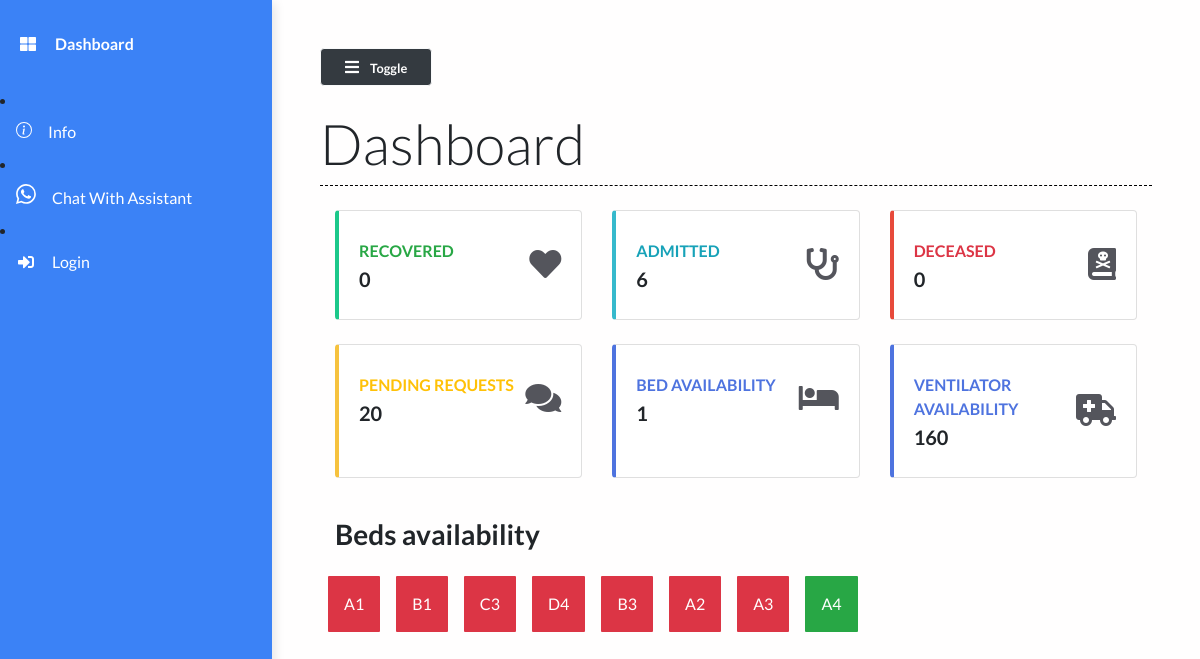
The page / on the database its author committed.
### main/models.py (models this page shows)
class Bed(models.Model):
    bed_number = models.CharField(max_length=50)
    occupied = models.BooleanField()
    def __str__(self):
        return self.bed_number

### main/views.py (the view)
# urls.py: path("", views.dashboard, name="dashboard"),
def dashboard(request):
    patients = Patient.objects.all()
    patient_count = patients.count()
    patients_recovered = Patient.objects.filter(status="Recovered")
    patients_deceased = Patient.objects.filter(status="Deceased")
    deceased_count = patients_deceased.count()
    recovered_count = patients_recovered.count()
    beds = Bed.objects.all()
    beds_available = Bed.objects.filter(occupied=False).count()
    context = {
        'patient_count': patient_count,
        'recovered_count': recovered_count,
        'beds_available': beds_available,
        'deceased_count':deceased_count,
        'beds':beds
    }
    print(patient_count)
    return render(request, 'main/dashboard.html', context)

### main/templates/main/dashboard.html (shortened to what this page needs)
{% extends 'main/base.html' %}
{% load static %}
{% block contentTitle %}
    Dashboard
{% endblock contentTitle %}
{% block content %}
    <div class="container-fluid">
        <div class="row">
            <div class="col-xl-4 col-md-6 col-sm-12 mb-4">
                <div class="card border-left-success shadow h-100 py-2">
                    <div class="card-body">
                        <div class="row no-gutters align-items-center">
                            <div class="col mr-2">
                                <div class="text-xs font-weight-bold text-success text-uppercase mb-1">
                                    Recovered</div>
                                <div class="h5 mb-0 font-weight-bold text-gray-800">{{ recovered_count }}</div>
                            </div>
                            <div class="col-auto">
                                <i class="fas fa-heart fa-2x text-gray-300"></i>
                            </div>
                        </div>
                    </div>
                </div>
            </div>
            <div class="col-xl-4 col-md-6 col-sm-12 mb-4">
                <div class="card border-left-info shadow h-100 py-2">
                    <div class="card-body">
                        <div class="row no-gutters align-items-center">
                            <div class="col mr-2">
                                <div class="text-xs font-weight-bold text-info text-uppercase mb-1">
                                    Admitted</div>
                                <div class="h5 mb-0 font-weight-bold text-gray-800">{{ patient_count }}</div>
                            </div>
                            <div class="col-auto">
                                <i class="fas fa-stethoscope fa-2x text-gray-300"></i>
                            </div>
                        </div>
                    </div>
                </div>
            </div>
            <div class="col-xl-4 col-md-6 col-sm-12 mb-4">
                <div class="card border-left-danger shadow h-100 py-2">
                    <div class="card-body">
                        <div class="row no-gutters align-items-center">
                            <div class="col mr-2">
                                <div class="text-xs font-weight-bold text-danger text-uppercase mb-1">Deceased
                                </div>
                                <div class="row no-gutters align-items-center">
                                    <div class="col-auto">
                                        <div class="h5 mb-0 mr-3 font-weight-bold text-gray-800">{{deceased_count}}</div>
                                    </div>
                                </div>
                            </div>
                            <div class="col-auto">
                                <i class="fas fa-book-dead fa-2x text-gray-300"></i>
                            </div>
                        </div>
                    </div>
                </div>
            </div>
            <div class="col-xl-4 col-md-6 col-sm-12 mb-4">
                <div class="card border-left-warning shadow h-100 py-2">
                    <div class="card-body">
                        <div class="row no-gutters align-items-center">
                            <div class="col mr-2">
                                <div class="text-xs font-weight-bold text-warning text-uppercase mb-1">
                                    Pending Requests</div>
                                <div class="h5 mb-0 font-weight-bold text-gray-800">20</div>
                            </div>
                            <div class="col-auto">
                                <i class="fas fa-comments fa-2x text-gray-300"></i>
                            </div>
                        </div>
                    </div>
                </div>
            </div>
            <div class="col-xl-4 col-md-6 col-sm-12 mb-4">
                <div class="card border-left-primary shadow h-100 py-2">
                    <div class="card-body">
                        <div class="row no-gutters align-items-center">
                            <div class="col mr-2">
                                <div class="text-xs font-weight-bold text-blue text-uppercase mb-1">
                                    Bed availability</div>
                                <div class="h5 mb-0 font-weight-bold text-gray-800">{{beds_available}}</div>
                            </div>
                            <div class="col-auto">
                                <i class="fas fa-bed fa-2x text-gray-300"></i>
                            </div>
                        </div>
                    </div>
                </div>
            </div>
            <div class="col-xl-4 col-md-6 col-sm-12 mb-4">
                <div class="card border-left-primary shadow h-100 py-2">
                    <div class="card-body">
                        <div class="row no-gutters align-items-center">
                            <div class="col mr-2">
                                <div class="text-xs font-weight-bold text-blue text-uppercase mb-1">
                                    ventilator availability</div>
                                <div class="h5 mb-0 font-weight-bold text-gray-800">160</div>
                            </div>
                            <div class="col-auto">
                                <i class="fas fa-ambulance fa-2x text-gray-300"></i>
                            </div>
                        </div>
                    </div>
                </div>
            </div>
        </div>
        <div><h3 class="font-weight-bold my-3">Beds availability</h3></div>
        <div class="row">
            {% for bed in beds %}
                <div class="
                {% if bed.occupied == True %}
                bg-danger
                {% elif bed.occupied == False %}
                bg-success
                {% endif %}
                grid-box my-2 mx-2 py-3 px-3 text-white">{{ bed }}</div>
            {% endfor %}
        </div>
    </div>
{% endblock content %}

### static/styles/base.css (style rules this page uses)
body { background: #fffefe; min-height: 100vh; overflow-x: hidden; font-family:Lato,'Helvetica Neue',Helvetica,Arial,sans-serif; }
.border-left-info { border-left: 0.25rem solid #36b9cc !important; }
.border-left-warning { border-left: 0.25rem solid #f6c23e !important; }
.border-left-success { border-left: 0.25rem solid #1cc88a !important; }
.border-left-danger { border-left: 0.25rem solid #e74a3b !important; }
.text-gray-300 { color: #54555c !important; }
.border-left-primary { border-left: 0.25rem solid #4e73df !important; }
.text-blue { color: #4e73df !important; }
.grid-box { border-radius: 1px; }

### rows shown on the page
Bed: bed_number "A1"
Bed: bed_number "B1"
Bed: bed_number "C3"
Bed: bed_number "D4"
Bed: bed_number "B3"
Bed: bed_number "A2"
Bed: bed_number "A3"
Bed: bed_number "A4"

### other values the page prints
{{ recovered_count }} "0"
{{ patient_count }} "6"
{{ deceased_count }} "0"
{{ beds_available }} "1"
